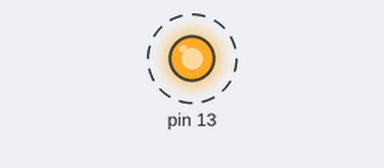
Simulated run of this sketch. Board: Arduino Uno, built with avr-gcc and run on an emulated ATmega328P. On the bench: output pins drawn as LEDs (lit = HIGH). Dashed ring = blinking. What the sketch prints to the serial monitor is not drawn.

Above: at 0.5 s.
Timing chart, 0 to 4.6 s (numbered marks = the images above):
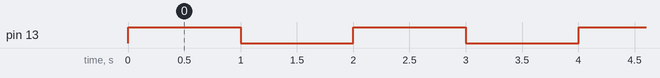

The sketch:

src.ino
```cpp
#include "scratchobject.h"
#include "sprite.h"

Sprite Sprite1(ALL, "Sprite 1", 13);

// void setup()
// {
// }

int main()
{
    init();

    while (true)
    {
        Sprite1.say("hello i am Sprite 1");
        Sprite1.activate();
        delay(1000);
        Sprite1.deactivate();
        delay(1000);
    }
}
```

scratchobject.h
```cpp
#ifndef SCRATCHOBJECT_H
#define SCRATCHOBJECT_H

#include <Arduino.h>

enum OBJ_TYPE
{
    ALL,
    PINS,
    SERIALPORT,
    GRAPHICS,
};

class ScratchObject
{
protected:
    OBJ_TYPE ObjType;
    String name;
    short x;
    short y;
    short pin;
    bool isActive;
    int timerValue;

public:
    // Описываем объект
    ScratchObject(OBJ_TYPE objType, String objName, short objX, short objY, short objPin, int objTimer)
    : ObjType(objType), name(objName), x(objX), y(objY), pin(objPin), isActive(false), timerValue(objTimer) {}
    virtual ~ScratchObject() {}

    // Механика объекта
    virtual void activate() = 0;           // активация статуса объекта
    virtual void deactivate() = 0;         // деактивация статуса объекта
    virtual void toggle() = 0;             // переключить статус объекта
    virtual String getStatus() const = 0;  // получить статус объекта
    virtual bool wait() = 0;               // спрайт ждет
    virtual String say(const char* cstring = "") = 0;  // сказать

    String getName() const { return name; }
    bool getIsActive() const { return isActive; }
};

#endif // SCRATCHOBJECT_H
```

sprite.cpp
```cpp
#include "sprite.h"

void Sprite::activate()
{
    isActive = true;

    pinMode(pin, OUTPUT);    // 0x1
    digitalWrite(pin, HIGH); // 0x1
}

void Sprite::deactivate()
{
    isActive = false;

    digitalWrite(pin, LOW); // 0x1
}

void Sprite::toggle()
{
    isActive = !isActive;
}

String Sprite::getStatus() const
{
    return isActive ? "on" : "off";
}

bool Sprite::wait()
{

}

String Sprite::say(const char* cstring)
{
    Sprite::beginSetting();

    String text = Sprite::getName() + ": ";
    Serial.print(text);
    Serial.println(cstring);
    return cstring;
}
```

sprite.h
```cpp
#ifndef SPRITE_H
#define SPRITE_H

#include "scratchobject.h"

class Sprite : public ScratchObject
{
private:
    bool flagBeginSetting = false;
    void beginSetting()
    {
        if (!flagBeginSetting)
        {
            Serial.begin(9600);
            flagBeginSetting = true;
        }
    }
public:
    // Конструктор вызывает конструктор базового класса
    Sprite(OBJ_TYPE objType, String objName, short objX, short objY, short objPin, int objTimer) :
    ScratchObject(objType, objName, objX, objY, objPin, objTimer) {}

    Sprite(OBJ_TYPE objType, String objName, short objPin):
    ScratchObject(objType, objName, 0, 0, objPin, 0) {}

    virtual ~Sprite() {};

    void activate() override;
    void deactivate() override;
    void toggle() override;
    String getStatus() const override;
    bool wait() override;
    virtual String say(const char* cstring = "");
};

#endif // SPRITE_H
```

Measured:
- by itself, pin 13: alternates HIGH for 1.0 s and LOW for 1.0 s
